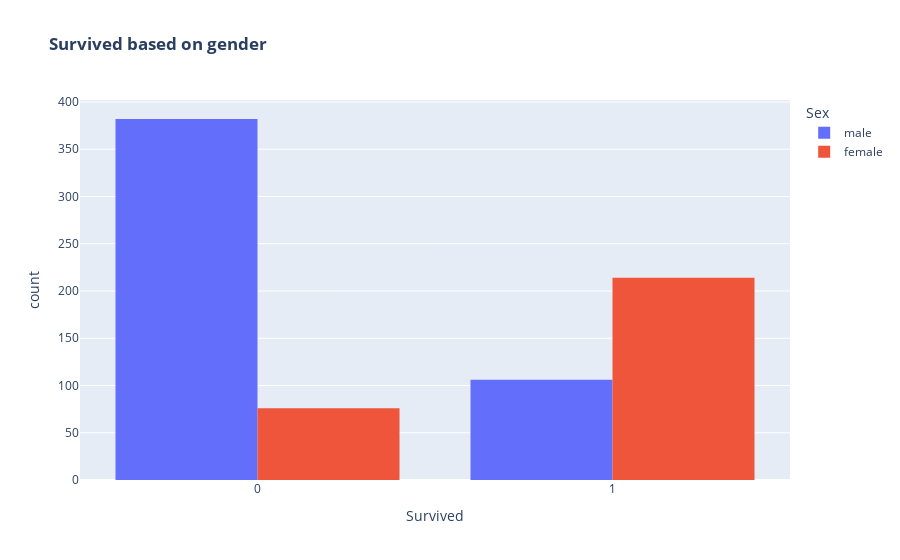

The cell this chart's notebook holds for it:
### Code cell
px.histogram(df , x = 'Survived' , color = 'Sex' , title = '<b> Survived based on gender' , barmode = 'group')
#fig.update_layout(width = 500 , height = 400 , bargap = 0.4)

### Figure 1 — Plotly figure (JSON) as saved in the notebook; plotly's stock layout.template omitted (floating-point values rounded to 4 significant figures; data arrays with more than 128 entries replaced by an {"elided": "..."} marker saying what was removed)
{"data": [{"alignmentgroup": "True", "bingroup": "x", "hovertemplate": "Sex=male<br>Survived=%{x}<br>count=%{y}<extra></extra>", "legendgroup": "male", "marker": {"color": "#636efa", "pattern": {"shape": ""}}, "name": "male", "offsetgroup": "male", "orientation": "v", "showlegend": true, "type": "histogram", "x": {"elided": "488 int values"}, "xaxis": "x", "yaxis": "y"}, {"alignmentgroup": "True", "bingroup": "x", "hovertemplate": "Sex=female<br>Survived=%{x}<br>count=%{y}<extra></extra>", "legendgroup": "female", "marker": {"color": "#EF553B", "pattern": {"shape": ""}}, "name": "female", "offsetgroup": "female", "orientation": "v", "showlegend": true, "type": "histogram", "x": {"elided": "290 int values"}, "xaxis": "x", "yaxis": "y"}], "layout": {"barmode": "group", "legend": {"title": {"text": "Sex"}, "tracegroupgap": 0}, "title": {"text": "<b> Survived based on gender"}, "xaxis": {"anchor": "y", "domain": [0, 1], "title": {"text": "Survived"}}, "yaxis": {"anchor": "x", "domain": [0, 1], "title": {"text": "count"}}}}
